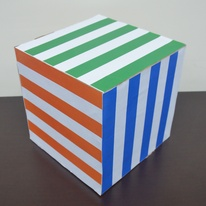
%> input picture assignment 3/DSC_0244.jpg, 206 x 206 px, shrunk from 1600 x 1600 before the run
$ octave main_file.m   (GNU Octave 9; MATLAB toolbox functions it lacks are replaced by stand-ins)
%> lines starting %> are read from the running program, lines starting %| are printed output that depends on the picture
### assignment 3/show_images.m
function [points1,points2] = show_images(image1,image2)
    % we are using getpts here for
    %fig = Figure('Select corresponding points');
    img1hndl = subplot(1,2,1);
    image(image1),axis image,title('Left View');
    img2hndl = subplot(1,2,2);
    image(image2),axis image,title('Right View');

    [x1,y1] = getpts(img1hndl);
    pt1 = [x1 y1];

    [x2,y2] = getpts(img2hndl);
    pt2 = [x2 y2];

    %% now we need to swap x and y with each other for both points set
    points1 = [pt1(:,2) pt1(:,1)];
    points2 = [pt2(:,2) pt2(:,1)];

end

### assignment 3/main_file.m
image{1} = imread('DSC_0244.jpg');
image{2} = imread('DSC_0245.jpg');
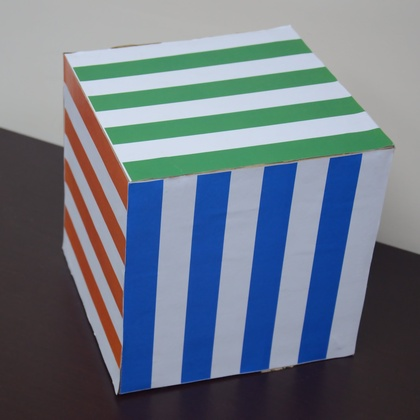
%> input picture assignment 3/DSC_0245.JPG, 420 x 420 px, shrunk from 3264 x 3264 before the run
image{3} = imread('DSC_0246.jpg');
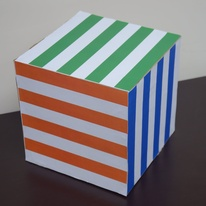
%> input picture assignment 3/DSC_0246.JPG, 206 x 206 px, shrunk from 1600 x 1600 before the run
image{4} = imread('DSC_0247.jpg');
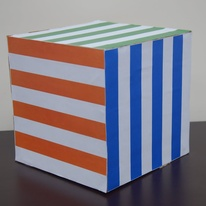
%> input picture assignment 3/DSC_0247.JPG, 206 x 206 px, shrunk from 1600 x 1600 before the run

fileID = fopen('results.txt','w');

%% main computation begins here
i = input('Enter first image index');
%> the answer given: 3
j = input('Enter second image index');
%> the answer given: 3
%> the run ends on the next line
[points1,points2] = show_images(image{i},image{j});
